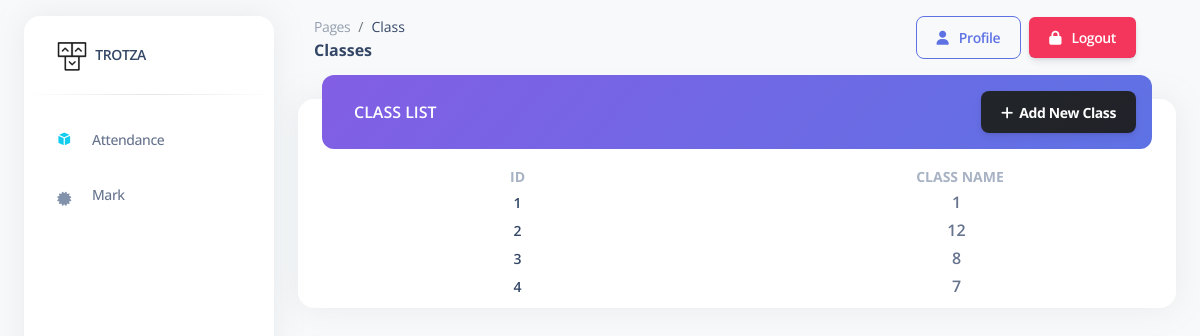
/admin/pages/class.php (signed in), run on the app's committed database.
### tables this page shows
CREATE TABLE `class` (
  `cid` int(11) NOT NULL,
  `clname` varchar(100) NOT NULL
);

### admin/pages/class.php (the view, shortened to what this page needs)
<?php
include '../includes/connection.php';
?>
<!DOCTYPE html>
<html lang="en">
<head>
  <link href="../assets/css/nucleo-icons.css" rel="stylesheet" />
  <link href="../assets/css/nucleo-svg.css" rel="stylesheet" />
  <link href="../assets/css/nucleo-svg.css" rel="stylesheet" />
  <link id="pagestyle" href="../assets/css/argon-dashboard.css?v=2.0.4" rel="stylesheet" />
</head>
<body class="g-sidenav-show   bg-gray-100">
  <?php include '../includes/sidebar.php';
  ?>
  <main class="main-content position-relative border-radius-lg ">
    <nav class="navbar navbar-main navbar-expand-lg px-0 mx-4 shadow-none border-radius-xl " id="navbarBlur"
      data-scroll="false">
      <div class="container-fluid py-1 px-3">
        <nav aria-label="breadcrumb">
          <ol class="breadcrumb bg-transparent mb-0 pb-0 pt-1 px-0 me-sm-6 me-5">
            <li class="breadcrumb-item text-sm"><a class="opacity-5 text-dark" href="javascript:;">Pages</a></li>
            <li class="breadcrumb-item text-sm text-dark active" aria-current="page">Class</li>
          </ol>
          <h6 class="font-weight-bolder text-dark mb-0">Classes</h6>
        </nav>
        <div class="collapse navbar-collapse mt-sm-0 mt-2 me-md-0 me-sm-4" id="navbar">
          <ul class="navbar-nav  ms-md-auto pe-md-3 d-flex align-items-center">
            <li class="nav-item d-flex align-items-center border-2">
              <button onclick="window.location.href='profile.php'"
                class="btn btn-outline-primary btn-md font-weight-bold  mb-0"><i
                  class="fa fa-user me-sm-1"></i>&nbsp;&nbsp;Profile</button>
            </li>
            <li class="nav-item d-flex align-items-center bg-danger mx-2 rounded">
              <button onclick="window.location.href='logout.php'" class="btn btn-md font-weight-bold text-white mb-0"><i
                  class="fa fa-lock me-sm-1"></i>&nbsp;&nbsp;Logout</button>
            </li>
          </ul>
        </div>
      </div>
    </nav>
    <div class="container-fluid py-4">
      <div class="row">
        <div class="col-12">
          <div class="card mb-4">
            <div class="card-header p-0 position-relative mt-n4 mx-4">
              <div class="d-flex justify-content-between bg-gradient-primary shadow-primary border-radius-lg p-3">
                <h6 class="text-white ps-3 pt-2 text-uppercase">Class List</h6>
                <button class="btn bg-gradient-dark m-0 toast-btn" type="button" data-toggle="modal"
                  data-target="#form"><i class="fas fa-plus"></i>&nbsp;&nbsp;Add New
                  Class</button>
              </div>
            </div>
            <div class="card-body px-0 pt-3 pb-2">
              <div class="table-responsive p-0">
                <table class="align-items-center mb-0 w-100 d-block d-md-table text-sm">
                  <thead>
                    <tr>
                      <th class="text-center text-uppercase text-secondary font-weight-bolder opacity-7"
                        style="width: 15%;">
                        ID</th>
                      <th class="text-center text-uppercase text-secondary font-weight-bolder opacity-7 ps-2 th-sm"
                        style="width: 15%;">
                        Class Name</th>
                    </tr>
                  </thead>
                  <tbody>
                    <?php
                    $query = "SELECT * FROM class";
                    $result = mysqli_query($conn, $query);
                    while ($row = mysqli_fetch_array($result)) {
                      ?>
                      <tr>
                        <td class="align-middle text-center">
                          <div class="d-flex flex-column ">
                            <h6 class="mb-0 text-sm">
                              <?php echo $row["cid"]; ?>
                            </h6>
                          </div>
                        </td>
                        <td class="align-middle text-center">
                          <p class="font-weight-bold mb-0">
                            <?php echo $row["clname"]; ?>
                          </p>
                        </td>
                      </tr>
                      <?php
                    }
                    ?>
                  </tbody>
                </table>
              </div>
            </div>
          </div>
        </div>
      </div>
    </div>
  </main>
</body>
</html>

### data on the page
class: cid "1", clname "1"
class: cid "2", clname "12"
class: cid "3", clname "8"
class: cid "4", clname "7"
